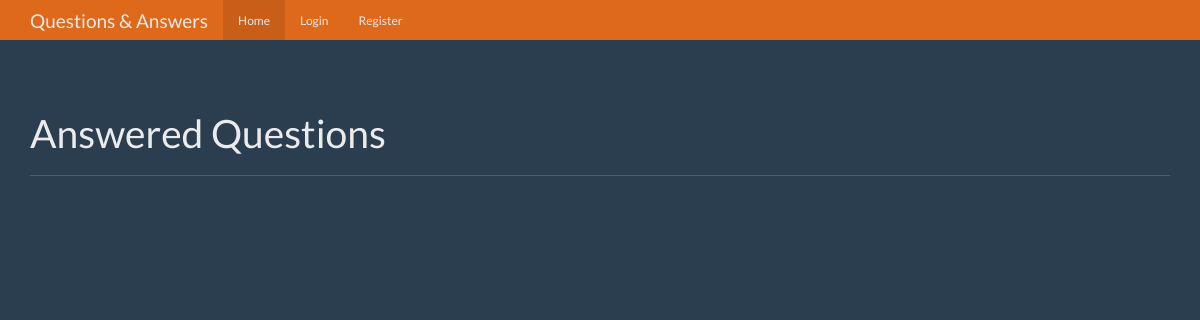
The app's page /, older data.
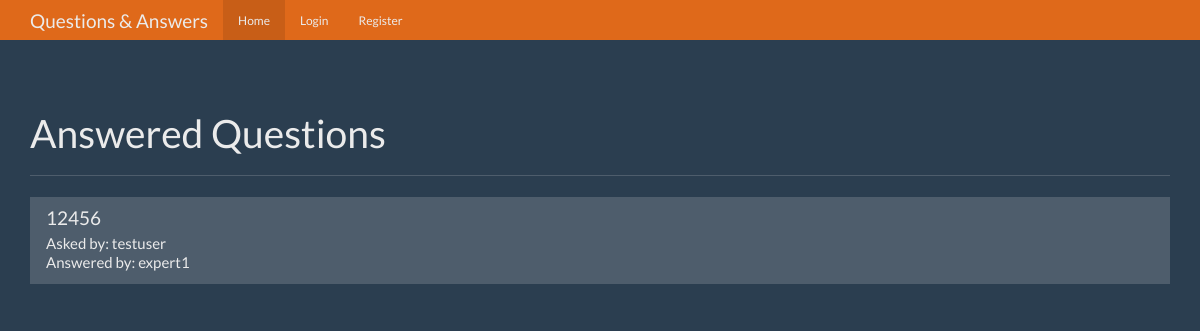
The same page, newer data.
### tables this page shows
CREATE TABLE questions (
    id integer primary key autoincrement,
    question_text text not null,
    answer_text text,
    asked_by_id integer not null,
    expert_id integer not null
);

CREATE TABLE "users" (
  "id" integer PRIMARY KEY AUTOINCREMENT,
  "name" text NOT NULL,
  "password" text NOT NULL,
  "expert" boolean NOT NULL,
  "admin" boolean NOT NULL
);

### app.py (the view)
@app.route('/')
def index():
    user = get_current_user()
    db = get_db()
    questions_cur = db.execute(
        'select questions.id as question_id, questions.question_text, askers.name as asker_name, '
        'experts.name as expert_name from questions join users as askers on askers.id = questions.asked_by_id '
        'join users as experts on experts.id = questions.expert_id '
        'where questions.answer_text is not null')
    questions_result = questions_cur.fetchall()
    return render_template('home.html', user=user, questions=questions_result)

### app.py (called while the page is built)
def get_current_user():
    user_result = None
    if 'user' in session:
        user = session['user']
        db = get_db()
        user_cur = db.execute('select id, name, password, expert, admin from users where name = ?', [user])
        user_result = user_cur.fetchone()
    return user_result

### database.py (called while the page is built)
def connect_db():
    sql = sqlite3.connect('q&a.db')
    sql.row_factory = sqlite3.Row
    return sql

def get_db():
    if not hasattr(g, 'sqlite3_db'):
        g.sqlite_db = connect_db()
    return g.sqlite_db

### templates/home.html (shortened to what this page needs)
{% extends "base.html" %}
{% from "show_links.html" import show_links %}
{% block nav %}
    {{ show_links(user) }}
{% endblock %}
{% block body %}
    <div class="page-header">
        <h1>Answered Questions</h1>
    </div>
    <div class="row">
        <div class="col-lg-12">
            <div class="list-group">
                {% for question in questions %}
                    <a href="{{ url_for('question', question_id=question['question_id']) }}" class="list-group-item">
                        <h4 class="list-group-item-heading">{{ question['question_text'] }}</h4>
                        <p class="list-group-item-text">Asked by: {{ question['asker_name'] }}</p>
                        <p class="list-group-item-text">Answered by: {{ question['expert_name'] }}</p>
                    </a>
                {% endfor %}
            </div>
        </div>
    </div>
{% endblock %}

Row changes from the older to the newer data that the page shows:
added questions: question_text "12456", asker_name "testuser", expert_name "expert1"
